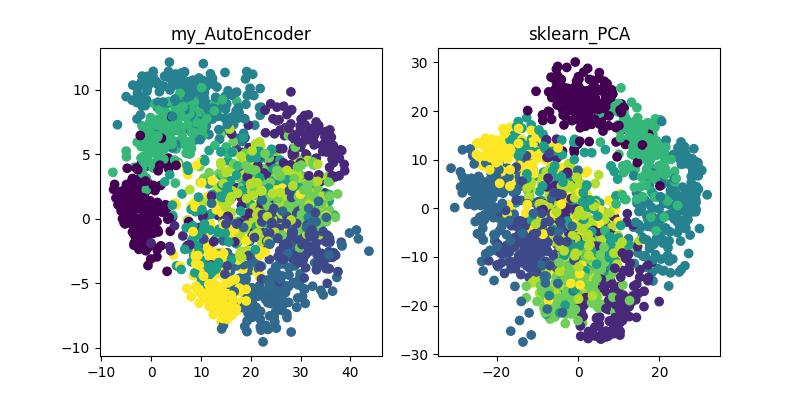

Here is the Python script that generated this plot:
# coding:utf-8
import numpy as np
import tensorflow as tf
from sklearn.datasets import load_iris, load_digits
import matplotlib.pyplot as plt
from sklearn.decomposition import PCA

'''
author: heucoder
email: [email redacted]
date: 2019.6.13
'''

def reset_graph(seed=42):
    '''
    reset deafault graph
    :param seed: random seed
    :return:
    '''
    tf.reset_default_graph()
    tf.set_random_seed(seed)
    np.random.seed(seed)

def AutoEncoder(data,
                hidden_layers = None,
                noise = 0,
                drop_rate = 0,
                n_epochs = 301,
                learning_rate = 0.01,
                optimizer_type = 'adam',
                verbose = 1):
    '''

    :param data: (n_samples, n_features)
    :param hidden_layers: list hidden layers units num
    :param noise: normal noise
    :param drop_rate:
    :param n_epochs:
    :param learning_rate:
    :param optimizer_type:
    :param verbose:
    :return:
    '''


    reset_graph()
    n_inputs = data.shape[1]
    n_outputs = n_inputs

    X = tf.placeholder(tf.float32, shape=[None, n_inputs])

    # add noise
    X_noise = X + noise * tf.random_normal(tf.shape(X))

    # dropout
    training = tf.placeholder_with_default(False, shape=(), name = "training")
    X_drop = tf.layers.dropout(X_noise, drop_rate, training=training)

    hiddens = [X_drop]
    for i in range(len(hidden_layers)):
        n_layer = hidden_layers[i]
        hidden = tf.layers.dense(hiddens[i], n_layer, )
        hiddens.append(hidden)

    outputs = tf.layers.dense(hiddens[-1], n_outputs)
    hiddens.append(outputs)

    reconstruction_loss = tf.reduce_mean(tf.square(outputs - X))

    if optimizer_type == 'adam':
        optimizer = tf.train.AdamOptimizer(learning_rate)
    else:
        optimizer = tf.train.GradientDescentOptimizer(learning_rate)

    training_op = optimizer.minimize(reconstruction_loss)

    init = tf.global_variables_initializer()

    # coding layer
    codings = hiddens[len(hiddens)//2]

    with tf.Session() as sess:
        init.run()
        for epoch in range(n_epochs):
            sess.run(training_op, feed_dict={X: data, training: True})
            loss_train = reconstruction_loss.eval(feed_dict={X: data})
            if epoch % 100 == 0 and verbose:
                print("\r{}".format(epoch), "Train MSE:", loss_train)
        data_ndim = codings.eval(feed_dict={X: data})

    return data_ndim

if __name__ == '__main__':
    iris = load_digits()
    X = iris.data
    Y = iris.target
    data_1 = AutoEncoder(X, [2], learning_rate = 0.2,  n_epochs = 1000)

    data_2 = PCA(n_components=2).fit_transform(X)

    plt.figure(figsize=(8,4))
    plt.subplot(121)
    plt.title("my_AutoEncoder")
    plt.scatter(data_1[:, 0], data_1[:, 1], c = Y)

    plt.subplot(122)
    plt.title("sklearn_PCA")
    plt.scatter(data_2[:, 0], data_2[:, 1], c = Y)
    plt.savefig("AutoEncoder.png")
    plt.show()